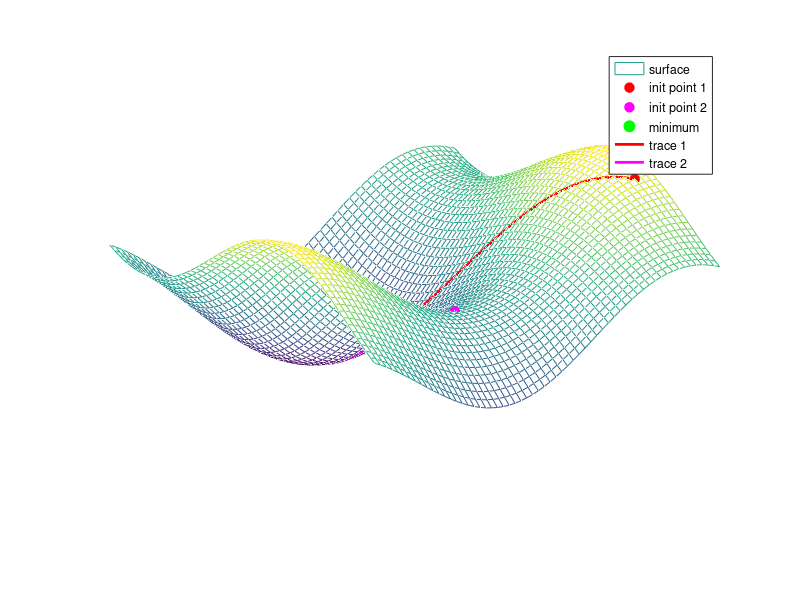

This chart was generated by the following MATLAB code:
%% 
clear;

% Reproducible random parameter control
random_mode = "load"; % "generate" or "load"
random_param_file = "PEL3D_random_params.mat";
pad_left = 20;
pad_right = 20;
pad_bottom = 20;
pad_top = 20;
N = 100;
if (1 + pad_left) > (N - pad_right) || (1 + pad_bottom) > (N - pad_top)
    error("Padding is too large and leaves an empty grid.");
end
x_vals = (1 + pad_left):(N - pad_right);
y_vals = (1 + pad_bottom):(N - pad_top);
[x, y] = meshgrid(x_vals, y_vals);
grid_rows = size(x, 1);
grid_cols = size(x, 2);

if random_mode == "load" && isfile(random_param_file)
    loaded_data = load(random_param_file, "random_params");
    random_params = loaded_data.random_params;
    if ~isfield(random_params, "N")
        error("Saved random parameters are missing field N.");
    end
    if random_params.N ~= N
        error("Saved random parameters use N=%d, but current N=%d.", random_params.N, N);
    end
    if ~isfield(random_params, "grid_rows") || ~isfield(random_params, "grid_cols") ...
            || random_params.grid_rows ~= grid_rows || random_params.grid_cols ~= grid_cols ...
            || ~isfield(random_params, "rand_term_1") || ~isfield(random_params, "rand_term_2") ...
            || ~isequal(size(random_params.rand_term_1), [grid_rows, grid_cols]) ...
            || ~isequal(size(random_params.rand_term_2), [grid_rows, grid_cols])
        warning("Saved random parameters are incompatible with current grid; regenerating.");
        random_params.rand_term_1 = rand(grid_rows, grid_cols);
        random_params.rand_term_2 = rand(grid_rows, grid_cols);
        random_params.N = N;
        random_params.grid_rows = grid_rows;
        random_params.grid_cols = grid_cols;
    end
else
    random_params.rand_term_1 = rand(grid_rows, grid_cols);
    random_params.rand_term_2 = rand(grid_rows, grid_cols);
    random_params.N = N;
    random_params.grid_rows = grid_rows;
    random_params.grid_cols = grid_cols;
end

z = ((sin(5*x./N)+1).*(cos(15*y./N)-1) + 10*random_params.rand_term_1)...
    .*((cos(5*y./N)-1).*(sin(15*x./N)+1) + 10*random_params.rand_term_2);

% Save the exact random values used in this run.
save(random_param_file, "random_params");

% z = ((sin(2*x./N)+1).*(cos(2*y./N)-1) + 2*rand(1, N))...
%     .*((cos(2*y./N)-1).*(sin(2*x./N)+1) + 2*rand(1, N));



zz = fft2(z);
zzz = zeros(size(z));
n = 2;
zzz(1:n, 1:n) = zz(1:n, 1:n);
z = ifft2(zzz);

z = real(z);
mesh(x, y, z);
set(gcf, 'Color', 'none');
axis off
hold on;

% Two initial points; minimum point will be computed from the surface
init_pt_1 = [77, 36];
init_pt_2 = [47, 37];

% Find the true minimum point on the current surface z
[min_z, min_idx] = min(z(:));
[min_row, min_col] = ind2sub(size(z), min_idx);
min_pt = [x(min_row, min_col), y(min_row, min_col)];

% Sample z from the current surface so markers/traces stay on the mesh
init_z_1 = interp2(x, y, z, init_pt_1(1), init_pt_1(2), "linear");
init_z_2 = interp2(x, y, z, init_pt_2(1), init_pt_2(2), "linear");

% Mark the three points on the surface
plot3(init_pt_1(1), init_pt_1(2), init_z_1, "ro", ...
    "MarkerFaceColor", "r", "MarkerSize", 7);
plot3(init_pt_2(1), init_pt_2(2), init_z_2, "mo", ...
    "MarkerFaceColor", "m", "MarkerSize", 7);
plot3(min_pt(1), min_pt(2), min_z, "go", ...
    "MarkerFaceColor", "g", "MarkerSize", 8);

% Create two optimization traces on the surface
n_trace = 120;
t = linspace(0, 1, n_trace);

trace1_x = init_pt_1(1) + (min_pt(1) - init_pt_1(1)) * t;
trace1_y = init_pt_1(2) + (min_pt(2) - init_pt_1(2)) * t;
trace1_z = interp2(x, y, z, trace1_x, trace1_y, "linear");

trace2_x = init_pt_2(1) + (min_pt(1) - init_pt_2(1)) * t;
trace2_y = init_pt_2(2) + (min_pt(2) - init_pt_2(2)) * t;
trace2_z = interp2(x, y, z, trace2_x, trace2_y, "linear");

plot3(trace1_x, trace1_y, trace1_z, "r-", "LineWidth", 2.0);
plot3(trace2_x, trace2_y, trace2_z, "m-", "LineWidth", 2.0);

legend("surface", "init point 1", "init point 2", "minimum", ...
    "trace 1", "trace 2", "Location", "best");
hold off;
